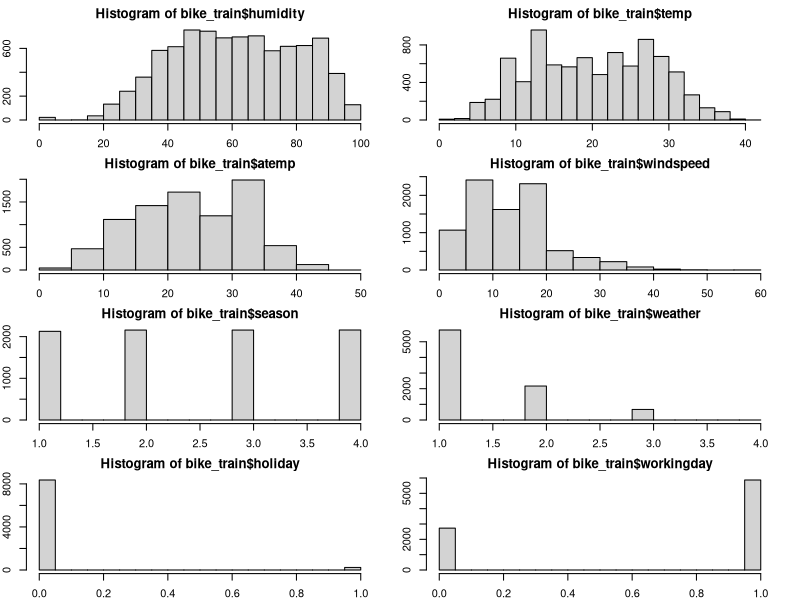
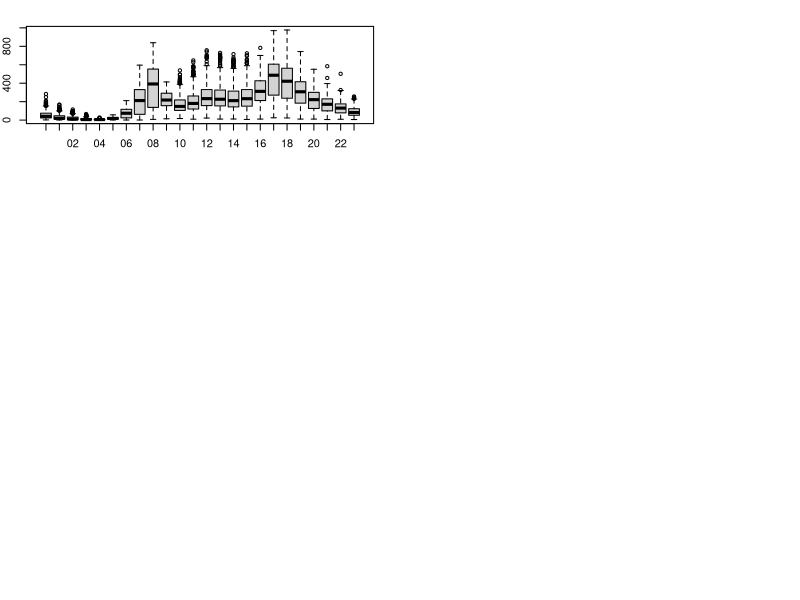

Recreate these plots in R, in order.
# clean
rm(list=ls())
getwd()

# load data
bike_train <- read.csv("bike_train.csv", sep = ",")

# format datetime column
bike_train$datetime <- as.POSIXct(bike_train$datetime, tz = "", format = "%Y-%m-%d%H:%M:%S")

# initial histograms for overview of data
par(mfrow=c(4,2));
par(mar = rep(2, 4));
hist(bike_train$humidity);
hist(bike_train$temp);
hist(bike_train$atemp);
hist(bike_train$windspeed);
hist(bike_train$season);
hist(bike_train$weather);
hist(bike_train$holiday);
hist(bike_train$workingday);

# factorize non-continuous columns
bike_train$season <- factor(bike_train$season, labels = c("Winter", "Spring", "Summer", "Fall"))
bike_train$holidy <- factor(bike_train$holiday, labels = c("Not_Holiday", "Holiday"))
bike_train$workingday <- factor(bike_train$workingday, labels = c("Not_Working_Day", "Working_Day"))
bike_train$weather <- factor(bike_train$weather, labels = c("Good", "Normal", "Bad", "Very Bad"))

# create factored hour column from datetime
bike_train$hour=substr(bike_train$datetime,12,13)
bike_train$hour=as.factor(bike_train$hour)

# boxplot relation between hour and count of rentals
boxplot(bike_train$count~bike_train$hour,xlab="hour", ylab="count of rentals")



